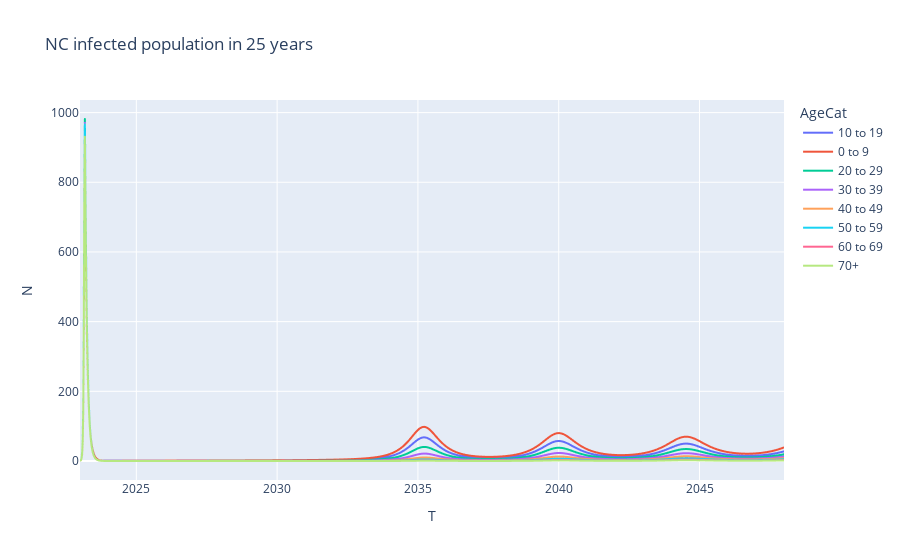

The cell this chart's notebook holds for it:
### Markdown cell above
Let's look at the results.

### Code cell
import plotly.express as px

nc_like_pop_infected = NC_demo_epi.full_epi.loc[NC_demo_epi.full_epi['DisState']=="I"]
nc_like_pop_infected = nc_like_pop_infected.assign(N=np.sqrt(nc_like_pop_infected['N']))

epi_fig = px.line(nc_like_pop_infected, x="T", 
                  y="N", color="AgeCat",
                  title="NC infected population in 25 years")

epi_fig.show()

### Figure 1 — Plotly figure (JSON) as saved in the notebook; plotly's stock layout.template omitted (floating-point values rounded to 4 significant figures; data arrays with more than 128 entries replaced by an {"elided": "..."} marker saying what was removed)
{"data": [{"hovertemplate": "AgeCat=10 to 19<br>T=%{x}<br>N=%{y}<extra></extra>", "legendgroup": "10 to 19", "line": {"color": "#636efa", "dash": "solid"}, "marker": {"symbol": "circle"}, "mode": "lines", "name": "10 to 19", "showlegend": true, "type": "scattergl", "x": {"elided": "1301 float values"}, "xaxis": "x", "y": {"elided": "1301 float values"}, "yaxis": "y"}, {"hovertemplate": "AgeCat=0 to 9<br>T=%{x}<br>N=%{y}<extra></extra>", "legendgroup": "0 to 9", "line": {"color": "#EF553B", "dash": "solid"}, "marker": {"symbol": "circle"}, "mode": "lines", "name": "0 to 9", "showlegend": true, "type": "scattergl", "x": {"elided": "1300 float values"}, "xaxis": "x", "y": {"elided": "1300 float values"}, "yaxis": "y"}, {"hovertemplate": "AgeCat=20 to 29<br>T=%{x}<br>N=%{y}<extra></extra>", "legendgroup": "20 to 29", "line": {"color": "#00cc96", "dash": "solid"}, "marker": {"symbol": "circle"}, "mode": "lines", "name": "20 to 29", "showlegend": true, "type": "scattergl", "x": {"elided": "1300 float values"}, "xaxis": "x", "y": {"elided": "1300 float values"}, "yaxis": "y"}, {"hovertemplate": "AgeCat=30 to 39<br>T=%{x}<br>N=%{y}<extra></extra>", "legendgroup": "30 to 39", "line": {"color": "#ab63fa", "dash": "solid"}, "marker": {"symbol": "circle"}, "mode": "lines", "name": "30 to 39", "showlegend": true, "type": "scattergl", "x": {"elided": "1300 float values"}, "xaxis": "x", "y": {"elided": "1300 float values"}, "yaxis": "y"}, {"hovertemplate": "AgeCat=40 to 49<br>T=%{x}<br>N=%{y}<extra></extra>", "legendgroup": "40 to 49", "line": {"color": "#FFA15A", "dash": "solid"}, "marker": {"symbol": "circle"}, "mode": "lines", "name": "40 to 49", "showlegend": true, "type": "scattergl", "x": {"elided": "1300 float values"}, "xaxis": "x", "y": {"elided": "1300 float values"}, "yaxis": "y"}, {"hovertemplate": "AgeCat=50 to 59<br>T=%{x}<br>N=%{y}<extra></extra>", "legendgroup": "50 to 59", "line": {"color": "#19d3f3", "dash": "solid"}, "marker": {"symbol": "circle"}, "mode": "lines", "name": "50 to 59", "showlegend": true, "type": "scattergl", "x": {"elided": "1300 float values"}, "xaxis": "x", "y": {"elided": "1300 float values"}, "yaxis": "y"}, {"hovertemplate": "AgeCat=60 to 69<br>T=%{x}<br>N=%{y}<extra></extra>", "legendgroup": "60 to 69", "line": {"color": "#FF6692", "dash": "solid"}, "marker": {"symbol": "circle"}, "mode": "lines", "name": "60 to 69", "showlegend": true, "type": "scattergl", "x": {"elided": "1300 float values"}, "xaxis": "x", "y": {"elided": "1300 float values"}, "yaxis": "y"}, {"hovertemplate": "AgeCat=70+<br>T=%{x}<br>N=%{y}<extra></extra>", "legendgroup": "70+", "line": {"color": "#B6E880", "dash": "solid"}, "marker": {"symbol": "circle"}, "mode": "lines", "name": "70+", "showlegend": true, "type": "scattergl", "x": {"elided": "1300 float values"}, "xaxis": "x", "y": {"elided": "1300 float values"}, "yaxis": "y"}], "layout": {"legend": {"title": {"text": "AgeCat"}, "tracegroupgap": 0}, "title": {"text": "NC infected population in 25 years"}, "xaxis": {"anchor": "y", "domain": [0, 1], "title": {"text": "T"}}, "yaxis": {"anchor": "x", "domain": [0, 1], "title": {"text": "N"}}}}
